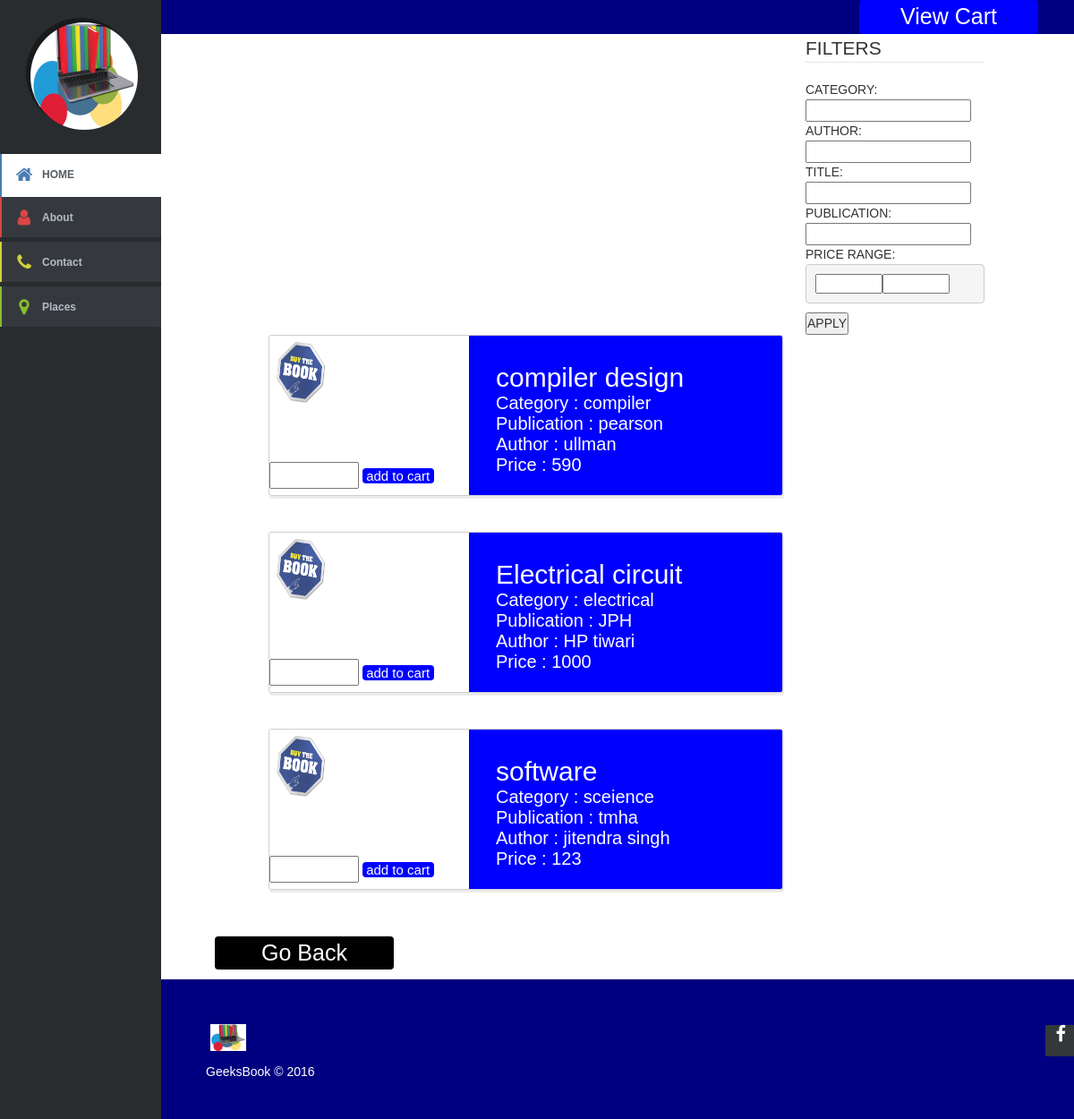
Screenshot of /USER/buyinterface.php (signed in) with the database file from the repository.
### tables this page shows
CREATE TABLE `BOOK` (
  `BOOKID` int(10) UNSIGNED NOT NULL,
  `AUTHOR` varchar(45) NOT NULL,
  `PUBLICATION` varchar(45) NOT NULL,
  `CATEGORY` varchar(45) NOT NULL,
  `READABLE` tinyint(1) NOT NULL,
  `BOOKTITLE` varchar(40) NOT NULL,
  `Booklink` varchar(50) NOT NULL,
  `QUANTITY` int(10) NOT NULL
);

CREATE TABLE `PRICE` (
  `s_id` int(6) NOT NULL,
  `BOOKID` int(10) NOT NULL,
  `price` int(4) NOT NULL
);

### USER/buyinterface.php (the view, shortened to what this page needs)
<html>
<head>
<link rel="stylesheet" href="../list-template/assets/css/article-lists/article-list-vertical.css">
<link rel="stylesheet" href="../USER/cart.css">
</head>
<body>
<?php include('../common/sidebar.php');?>
<?php
	if(isset($_SESSION['u_id']) && !empty($_SESSION['u_id']))
	{
		$flag=true;
	}
	else
	{
		echo "not logged in ";
		$flag=false;
	}
if($flag==true)
{
	$servername = "localhost";
	$username  = "root";
	$password = "";
	$dbname = "DBMS_PROJECT";
	$conn = new mysqli($servername, $username, $password, $dbname);
 	echo "<div style='padding-left:80%;background-color:navy;'><a href='../USER/view_cart.php'> <button class='button' style='vertical-align:middle'><span>View Cart</span>   </button> </a></div>";
echo "	<div style='padding-right:0px; margin-left:900px;width:200px;'>
		<form action='../USER/buyinterface.php' method='POST'>
			<fieldset>
				<legend> FILTERS </legend>
				CATEGORY:<br>
				<input type='text' name='category' > <br>
				AUTHOR:<br>
				<input type='text' name='author' > <br>
				TITLE:<br>
				<input type='text' name='title' > <br>
				PUBLICATION:<br>
				<input type='text' name='publication' > <br>
				PRICE RANGE:<br>
				<pre><input type='number' name='pricemin' min='0' max='100000'><input type='number' name='pricemax' min='0' max='100000'></pre>
				<input type='submit' value='APPLY'>
			</fieldset>
		</form>
	</div>	";
	$php_categ='%';
	$php_author='%';
	$php_title='%';
	$php_pub='%';
	$php_pmin=0;
	$php_pmax=100000;
$sql = "select * from BOOK natural join PRICE where CATEGORY like '". $php_categ."' and  AUTHOR like '". $php_author."'and  BOOKTITLE like '".$php_title."'and  PUBLICATION like'".$php_pub."'and price between $php_pmin and $php_pmax ";
			$res = $conn->query($sql);
			if( $res == TRUE )
			{
					if ( $res->num_rows  >= 1)
					{
				    $row = $res->fetch_assoc();
						while(($row))
						{
								$bi=$row["BOOKID"];
								$sql = "select price from PRICE where BOOKID='$bi'";
								$res1 = $conn->query($sql);
								if( $res1 == TRUE )
								{
									$row1=$res1->fetch_assoc();
								}
								if($row["QUANTITY"]<=0)
								{
									echo '
									<ul class="article-list-vertical">
									<li>
										<img src="../jpgfiles/out.jpg"width=30%;height:30%;/>
										<div>
											<span style="color:purple;font-size:30px;">'.$row["BOOKTITLE"].'</span><br>
											<span style="color:purple;font-size:30px;">Author : '.$row["AUTHOR"].'</span><br>
											<span style="color:purple;font-size:30px;">Publication : '.$row["PUBLICATION"].'</span><br>
											<span style="color:purple;font-size:30px;">Category : '.$row["CATEGORY"].'</span><br>
											<span style="color:purple;font-size:30px;">Price : '.$row1["price"].'</span><br>
										</div>
									</li>
									</ul>
										';
								}
								else
								{
								echo '
							<ul class="article-list-vertical">
							<li style="height:180px;">
								<div style="float:left;padding:0px;width:200px;"><img src="../jpgfiles/buy2.png"width=30% height=40%/></div>
								<div style="background-color:blue;float:right;width:350px;height:180px;">
									<sapn style="color:white;font-size:30px;">'.$row["BOOKTITLE"].'</span><br>
									<span style="color:white;font-size:20px;">Category : '.$row["CATEGORY"].'</span><br>
									<span style="color:white;font-size:20px;">Publication : '.$row["PUBLICATION"].'</span><br>
									<span style="color:white;font-size:20px;">Author : '.$row["AUTHOR"].'</span><br>
									<span style="color:white;font-size:20px;">Price : '.$row1["price"].'</span><br>
							  </div>
							 	<div class="clearfix"></div>
							  <div style="padding:0px;">
										<form action="../USER/click.php" method="POST">
										<input type="hidden" name ="book" value="'.$row['BOOKID'].'"></input>
										<input type="number" name ="quantity" min="1" max="'.$row["QUANTITY"].'" style="height:30px;width:100px;margin-top:0px;" ></input>
										<a href="../USER/userlogin.php"> <button class="button" style="vertical-align:middle;  font-size: 15px; width:80px;max-width:100px;"><span>add to cart</span></button></a>
										</form>
								</div>
							</li>
							</ul>
								';
								}
								$row = $res->fetch_assoc();
						}
					}
					else
					{
						echo "no books";
					}
			}
			else
			{
				echo "error".$conn->error;
			}
echo '
	 <a href="../USER/readinterface.php"><button class="button btnlogin" style="margin-left:20%;float:left;margin-top:1%;color:white;background-color:black;"><span>Go Back </span></button> </a>';
}
else
{
	echo "<a href='../USER/userlogin.php'> <button class='button' style='vertical-align:middle'><span>LOGIN</span></button> </a>";
}
?>
<section class="foot1">
<?php include '../common/footer.php' ;?>
</section>
</body>
</html>

### common/sidebar.php
<aside class="sidebar-left-collapse">
		<a href="#" class="company-logo"><img class="img-circle" src="../jpgfiles/book3.jpg"width="120px" height="120px"/></a>
		<div class="sidebar-links">
			<div class="link-blue selected">
				<a href="../HOME/home.php">
					<i class="fa fa-home"></i>HOME
				</a>
			</div>
			<div class="link-red">
				<a href="../HOME/about.php">
					<i class="fa fa-user"></i>About
				</a>
			</div>
			<div class="link-yellow">
				<a href="../HOME/contact.php">
					<i class="fa fa-phone"></i>Contact
				</a>
			</div>
			<div class="link-green">
			<a href="#">
				<i class="fa fa-map-marker"></i>Places
			</a>
			</div>
		</div>
	</aside>

### common/footer.php (shortened to what this page needs)
<footer class="footer-distributed " >
			<div class="footer-right">
				<a href="https://www.facebook.com/GeeksBook-534420663429925/"><i class="fa fa-facebook" ></i></a>
			</div>
			<div class="footer-left">
				<p class="footer-links">
					<img src="../jpgfiles/book3.jpg" width="40px" height="30px"/>
				</p>
				<p  style="color:white;">GeeksBook &copy; 2016</p>
			</div>
		</footer>

### common/home.css (style rules this page uses)
img { margin:5px; }
html { position: relative; min-height: 100%; }
body { margin-bottom: 0px; }
.clearfix:after { content: ""; clear: both; }

### assets/demo.css (style rules this page uses)
html { background-color: #fff; }
body { font:14px/1.5 Arial, Helvetica, sans-serif; padding:0; margin:0; }

### assets/sidebar-collapse.css (style rules this page uses)
.sidebar-left-collapse { font-family: Arial, Helvetica, sans-serif; position: fixed; top: 0; left: 0; background-color: #292c2f; width: 180px; height: 100%; padding: 20px 0; }
.sidebar-left-collapse > a { display: block; text-decoration: none; font-family: Cookie, cursive; width: 122px; height: 122px; margin: 0 auto; text-align: center; color: #ffffff; font-size: 44px; font-weight: normal; line-height: 2.6; border-radius: 50%; background-color: #181a1b; }
.sidebar-left-collapse .sidebar-links { margin: 30px auto; }
.sidebar-links div > a { display: block; text-decoration: none; margin: 0 auto 5px auto; padding: 10px 0 10px 5px; background-color: #35393e; text-align: left; color: #b3bcc5; font-size: 12px; font-weight: bold; line-height: 2; border-left-width: 2px; border-left-style: solid; }
.sidebar-links div.selected > a { background-color: #ffffff; color: #565d63; line-height: 2.3; margin: 0; }
.sidebar-links div > a i.fa { position: relative; font-size: 20px; top: 3px; width: 40px; text-align: center; }
.sidebar-links div.link-blue > a { border-color: #487db2; }
.sidebar-links div.link-blue > a i.fa { color: #487db2; }
.sidebar-links div.link-red > a { border-color: #da4545; }
.sidebar-links div.link-red > a i.fa { color: #da4545; }
.sidebar-links div.link-yellow > a { border-color: #d0d237; }
.sidebar-links div.link-yellow > a i.fa { color: #d0d237; }
.sidebar-links div.link-green > a { border-color: #86be2e; }
.sidebar-links div.link-green > a i.fa { color: #86be2e; }
body { margin: 0; padding: 0; }

### freebie-footer-templates/css/demo.css (style rules this page uses)
* { padding:0; margin:0; }
html { background-color: #eaf0f2; }
body { font:14px/1.5 Arial, Helvetica, sans-serif; }
footer { position: fixed; bottom: 0; }

### freebie-footer-templates/css/footer-distributed.css (style rules this page uses)
.footer-distributed { background-color: #292c2f; box-shadow: 0 1px 1px 0 rgba(0, 0, 0, 0.12); box-sizing: border-box; width: 100%; text-align: left; font: normal 16px sans-serif; padding: 45px 50px; margin-top: 80px; }
.footer-distributed .footer-left p { color: #8f9296; font-size: 14px; margin: 0; }
.footer-distributed p.footer-links { font-size:18px; font-weight: bold; color: #ffffff; margin: 0 0 10px; padding: 0; }
.footer-distributed .footer-right { float: right; margin-top: 6px; max-width: 180px; }
.footer-distributed .footer-right a { display: inline-block; width: 35px; height: 35px; background-color: #33383b; border-radius: 2px; font-size: 20px; color: #ffffff; text-align: center; line-height: 35px; margin-left: 3px; }

### list-template/assets/css/article-lists/article-list-vertical.css (style rules this page uses)
.article-list-vertical { list-style:none; margin: 0 auto; max-width: 600px; text-align: center; padding: 0; }
.article-list-vertical li { display: block; box-sizing:border-box; border-radius: 3px; text-align: left; box-shadow: 1px 3px 1px 0 rgba(0, 0, 0, 0.08); border:1px solid #cfcfcf; overflow: hidden; background-color: #fff; font: normal 13px sans-serif; margin-bottom: 40px; max-width: 575px; }
.article-list-vertical li div { float: left; box-sizing: border-box; max-width: 350px; padding: 30px; }

### USER/buyinterface.php (style rules this page uses)
.button { display: inline-block; border-radius: 4px; background-color: blue; border: none; color: #FFFFFF; text-align: center; font-size: 25px; padding: 0px; width: 200px; transition: all 0.5s; cursor: pointer; margin: 0px; }
.button span { cursor: pointer; display: inline-block; position: relative; transition: 0.5s; }
.button span:after { content: '»'; position: absolute; opacity: 0; top: 0; right: -20px; transition: 0.5s; }
.foot1 { margin-left : 180px; margin-top:100px; }
.footer-distributed { background-color:navy; }
.img-circle { border-radius : 50% }
.btnlogin { margin-left:80%; }

### rows the page displays
book: BOOKTITLE "compiler design", CATEGORY "compiler", PUBLICATION "pearson", AUTHOR "ullman", price.price "590"
book: BOOKTITLE "Electrical circuit", CATEGORY "electrical", PUBLICATION "JPH", AUTHOR "HP tiwari", price.price "1000"
book: BOOKTITLE "software", CATEGORY "sceience", PUBLICATION "tmha", AUTHOR "jitendra singh", price.price "123"
